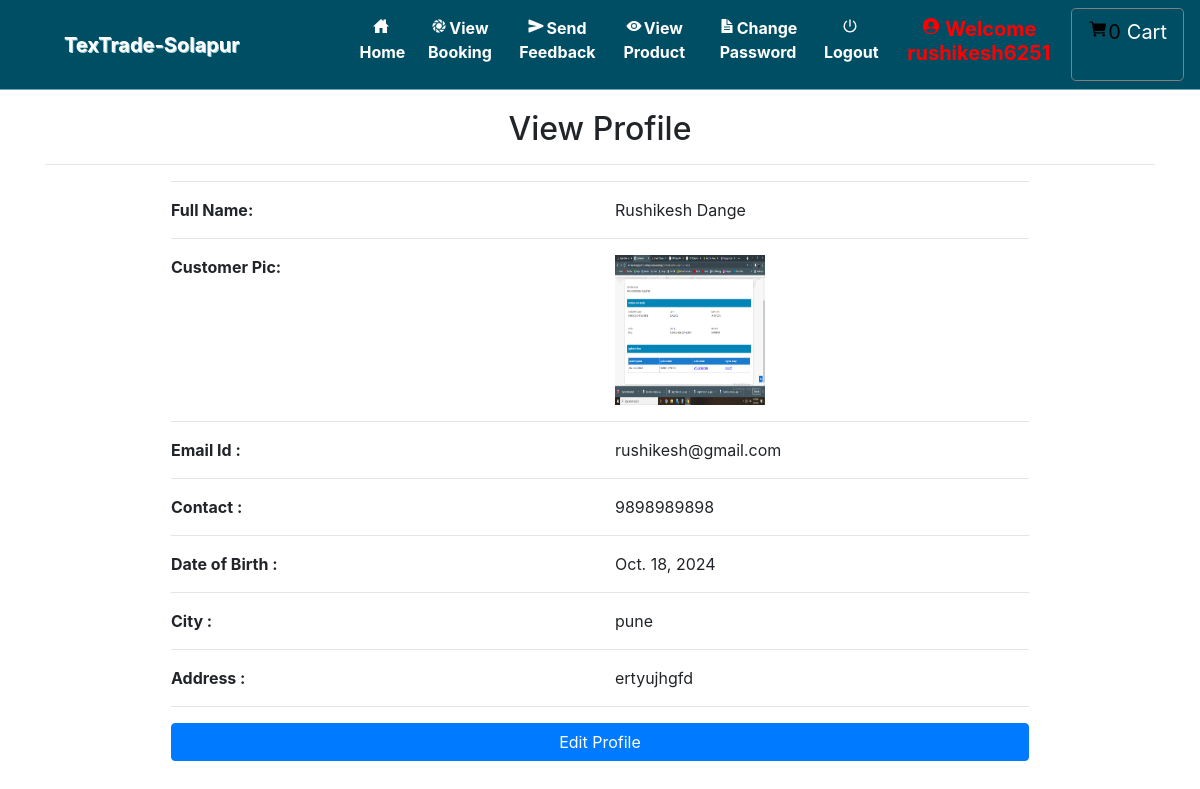
Page /profile (signed in) on the earlier database version.
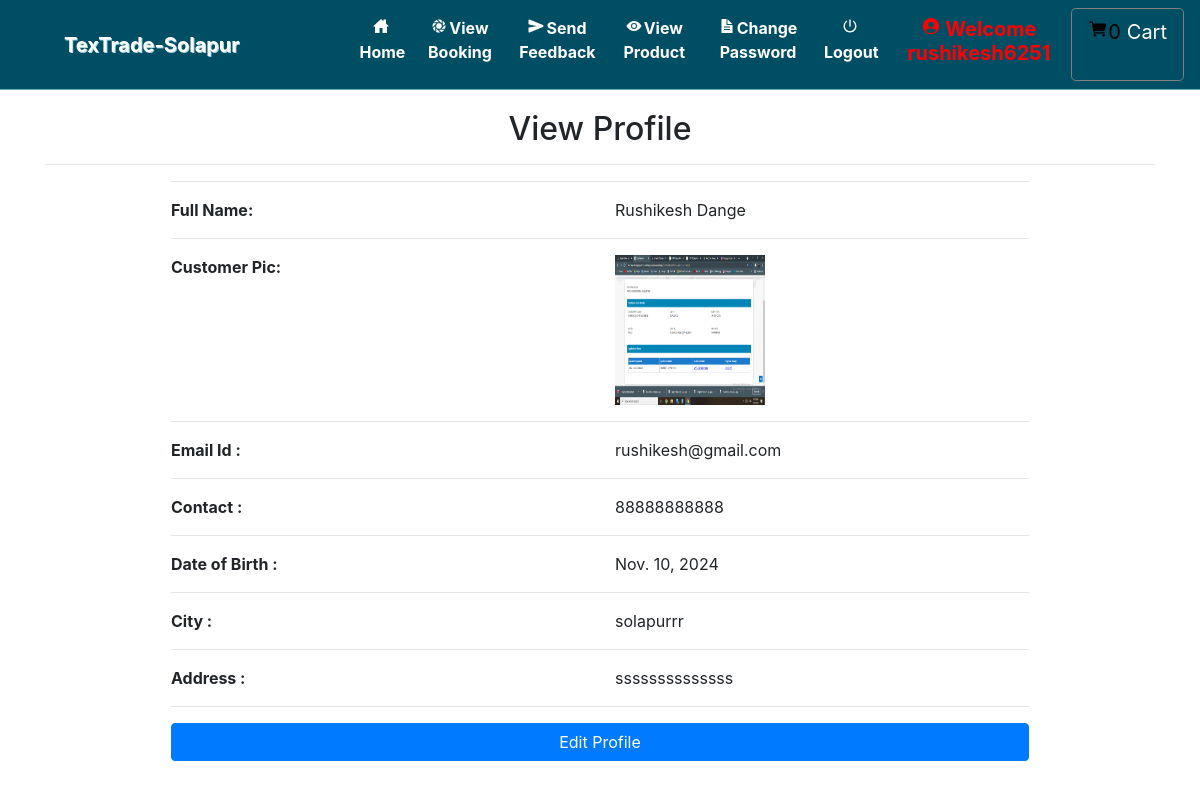
Same page on the later database version.
### grocery/models.py (models this page shows, shortened)
class Profile(models.Model):
    id = models.AutoField(primary_key=True)
    user = models.ForeignKey(User, on_delete=models.CASCADE, null=True)
    dob = models.DateField(null=True)
    city = models.CharField(max_length=30, null=True)
    address = models.CharField(max_length=50, null=True)
    contact = models.CharField(max_length=10, null=True)
    image = models.FileField(upload_to='images/', null=True)

### grocery/views.py (the view)
# urls.py: path('profile', profile, name='profile'),
def profile(request):
    if not request.user.is_authenticated:
        return redirect('login')
    profile = request.user.id
    cart = Cart.objects.filter(profile=profile)
    num1 = 0
    total = 0
    for i in cart:
        total += i.product.price
        num1 += 1
    user = User.objects.get(id=request.user.id)
    pro = Profile.objects.get(user=user)
    d={'pro':pro,'user':user,'num1':num1,'total':total}
    return render(request,'profile.html',d)

### grocery/templates/profile.html
{% extends 'navigation.html' %}
{% load static %}
{% block body %}
<div class="container">
    <h2 style="margin-top:20px" align="center">View Profile</h2><hr>
<div  class="container-fluid" style="width:80%;margin-bottom:5%">
    <hr><div class="row">
        <div class="col-md-6">
            <strong>Full Name:</strong>
        </div>
        <div class="col-md-6">
            {{pro.user.first_name}} {{pro.user.last_name}}
        </div>
    </div><hr>
     <div class="row">
        <div class="col-md-6">
            <strong>Customer Pic:</strong>
        </div>
        <div class="col-md-6">
           <img src="{{pro.image.url}}" style="width:150px;height:150px">
        </div>
    </div><hr>
    <div class="row">
        <div class="col-md-6">
            <strong>Email Id :</strong>
        </div>
        <div class="col-md-6">
            {{pro.user.email}}
        </div>
    </div><hr>
     <div class="row">
        <div class="col-md-6">
            <strong>Contact :</strong>
        </div>
        <div class="col-md-6">
            {{pro.contact}}
        </div>
     </div><hr>
    <div class="row">
        <div class="col-md-6">
            <strong>Date of Birth :</strong>
        </div>
        <div class="col-md-6">
            {{pro.dob}}
        </div>
    </div><hr>
     <div class="row">
        <div class="col-md-6">
            <strong>City :</strong>
        </div>
        <div class="col-md-6">
            {{pro.city}}
        </div>
     </div><hr><div class="row">
        <div class="col-md-6">
            <strong>Address :</strong>
        </div>
        <div class="col-md-6">
            {{pro.address}}
        </div>
    </div><hr>
    <a href="{% url 'edit_profile' %}"><button class="btn btn-primary" style="width:100%;margin-bottom:5%">Edit Profile</button></a>
</div>
</div>
{% endblock %}

Differences in the rows shown:
changed Profile "Rushikesh": contact "9898989898" → "88888888888"; dob "Oct. 18, 2024" → "Nov. 10, 2024"; city "pune" → "solapurrr"; address "ertyujhgfd" → "ssssssssssssss"
